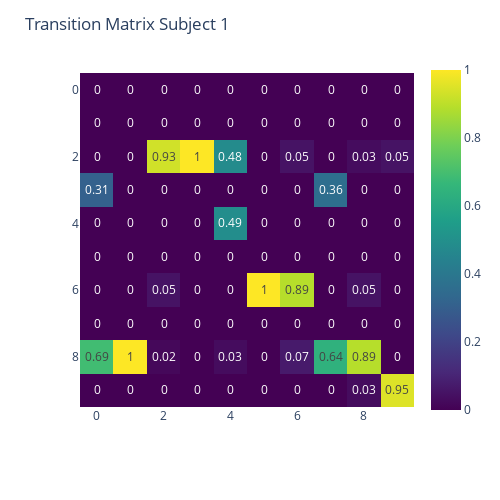
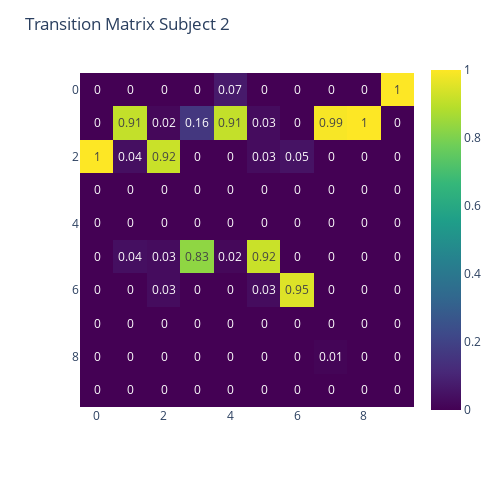
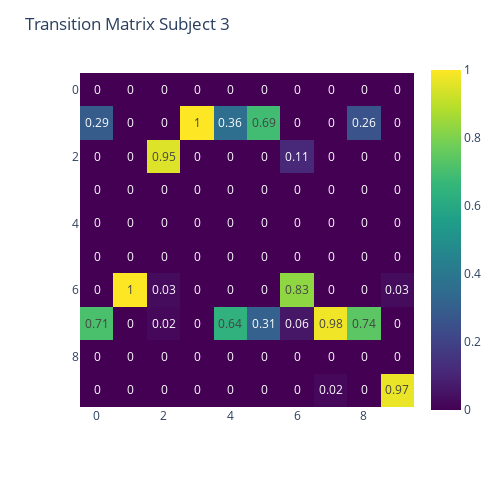
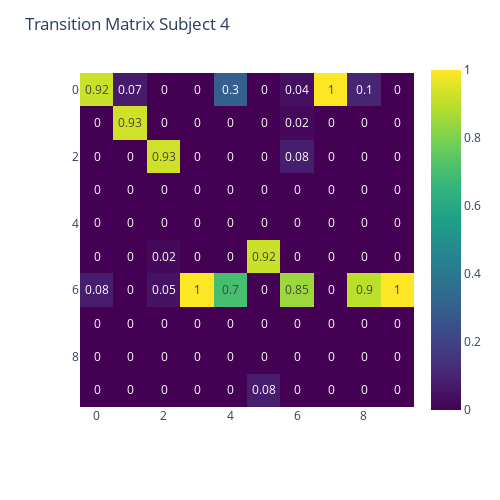

Notebook cell for these charts, in order:
### Code cell
# Plot Transition matrix of each subject
for sub in range(Subjects):
    fig=px.imshow(np.round(Soft(Tk_HMM[sub]).detach().numpy(),2),text_auto=True,color_continuous_scale='viridis')
    fig.update_layout(title=f"Transition Matrix Subject {sub+1}",
    width=500,height=500)
    fig.show()

### Figure 1 — Plotly figure (JSON) as saved in the notebook; plotly's stock layout.template omitted (floating-point values rounded to 4 significant figures)
{"data": [{"coloraxis": "coloraxis", "hovertemplate": "x: %{x}<br>y: %{y}<br>color: %{z}<extra></extra>", "name": "0", "texttemplate": "%{z}", "type": "heatmap", "xaxis": "x", "yaxis": "y", "z": [[0, 0, 0, 0, 0, 0, 0, 0, 0, 0], [0, 0, 0, 0, 0, 0, 0, 0, 0, 0], [0, 0, 0.93, 1, 0.48, 0, 0.05, 0, 0.03, 0.05], [0.31, 0, 0, 0, 0, 0, 0, 0.36, 0, 0], [0, 0, 0, 0, 0.49, 0, 0, 0, 0, 0], [0, 0, 0, 0, 0, 0, 0, 0, 0, 0], [0, 0, 0.05, 0, 0, 1, 0.89, 0, 0.05, 0], [0, 0, 0, 0, 0, 0, 0, 0, 0, 0], [0.69, 1, 0.02, 0, 0.03, 0, 0.07, 0.64, 0.89, 0], [0, 0, 0, 0, 0, 0, 0, 0, 0.03, 0.95]]}], "layout": {"coloraxis": {"colorscale": [[0, "#440154"], [0.1111, "#482878"], [0.2222, "#3e4989"], [0.3333, "#31688e"], [0.4444, "#26828e"], [0.5556, "#1f9e89"], [0.6667, "#35b779"], [0.7778, "#6ece58"], [0.8889, "#b5de2b"], [1, "#fde725"]]}, "height": 500, "margin": {"t": 60}, "title": {"text": "Transition Matrix Subject 1"}, "width": 500, "xaxis": {"anchor": "y", "constrain": "domain", "domain": [0, 1], "scaleanchor": "y"}, "yaxis": {"anchor": "x", "autorange": "reversed", "constrain": "domain", "domain": [0, 1]}}}

### Figure 2 — Plotly figure (JSON) as saved in the notebook; plotly's stock layout.template omitted (floating-point values rounded to 4 significant figures)
{"data": [{"coloraxis": "coloraxis", "hovertemplate": "x: %{x}<br>y: %{y}<br>color: %{z}<extra></extra>", "name": "0", "texttemplate": "%{z}", "type": "heatmap", "xaxis": "x", "yaxis": "y", "z": [[0, 0, 0, 0, 0.07, 0, 0, 0, 0, 1], [0, 0.91, 0.02, 0.16, 0.91, 0.03, 0, 0.99, 1, 0], [1, 0.04, 0.92, 0, 0, 0.03, 0.05, 0, 0, 0], [0, 0, 0, 0, 0, 0, 0, 0, 0, 0], [0, 0, 0, 0, 0, 0, 0, 0, 0, 0], [0, 0.04, 0.03, 0.83, 0.02, 0.92, 0, 0, 0, 0], [0, 0, 0.03, 0, 0, 0.03, 0.95, 0, 0, 0], [0, 0, 0, 0, 0, 0, 0, 0, 0, 0], [0, 0, 0, 0, 0, 0, 0, 0.01, 0, 0], [0, 0, 0, 0, 0, 0, 0, 0, 0, 0]]}], "layout": {"coloraxis": {"colorscale": [[0, "#440154"], [0.1111, "#482878"], [0.2222, "#3e4989"], [0.3333, "#31688e"], [0.4444, "#26828e"], [0.5556, "#1f9e89"], [0.6667, "#35b779"], [0.7778, "#6ece58"], [0.8889, "#b5de2b"], [1, "#fde725"]]}, "height": 500, "margin": {"t": 60}, "title": {"text": "Transition Matrix Subject 2"}, "width": 500, "xaxis": {"anchor": "y", "constrain": "domain", "domain": [0, 1], "scaleanchor": "y"}, "yaxis": {"anchor": "x", "autorange": "reversed", "constrain": "domain", "domain": [0, 1]}}}

### Figure 3 — Plotly figure (JSON) as saved in the notebook; plotly's stock layout.template omitted (floating-point values rounded to 4 significant figures)
{"data": [{"coloraxis": "coloraxis", "hovertemplate": "x: %{x}<br>y: %{y}<br>color: %{z}<extra></extra>", "name": "0", "texttemplate": "%{z}", "type": "heatmap", "xaxis": "x", "yaxis": "y", "z": [[0, 0, 0, 0, 0, 0, 0, 0, 0, 0], [0.29, 0, 0, 1, 0.36, 0.69, 0, 0, 0.26, 0], [0, 0, 0.95, 0, 0, 0, 0.11, 0, 0, 0], [0, 0, 0, 0, 0, 0, 0, 0, 0, 0], [0, 0, 0, 0, 0, 0, 0, 0, 0, 0], [0, 0, 0, 0, 0, 0, 0, 0, 0, 0], [0, 1, 0.03, 0, 0, 0, 0.83, 0, 0, 0.03], [0.71, 0, 0.02, 0, 0.64, 0.31, 0.06, 0.98, 0.74, 0], [0, 0, 0, 0, 0, 0, 0, 0, 0, 0], [0, 0, 0, 0, 0, 0, 0, 0.02, 0, 0.97]]}], "layout": {"coloraxis": {"colorscale": [[0, "#440154"], [0.1111, "#482878"], [0.2222, "#3e4989"], [0.3333, "#31688e"], [0.4444, "#26828e"], [0.5556, "#1f9e89"], [0.6667, "#35b779"], [0.7778, "#6ece58"], [0.8889, "#b5de2b"], [1, "#fde725"]]}, "height": 500, "margin": {"t": 60}, "title": {"text": "Transition Matrix Subject 3"}, "width": 500, "xaxis": {"anchor": "y", "constrain": "domain", "domain": [0, 1], "scaleanchor": "y"}, "yaxis": {"anchor": "x", "autorange": "reversed", "constrain": "domain", "domain": [0, 1]}}}

### Figure 4 — Plotly figure (JSON) as saved in the notebook; plotly's stock layout.template omitted (floating-point values rounded to 4 significant figures)
{"data": [{"coloraxis": "coloraxis", "hovertemplate": "x: %{x}<br>y: %{y}<br>color: %{z}<extra></extra>", "name": "0", "texttemplate": "%{z}", "type": "heatmap", "xaxis": "x", "yaxis": "y", "z": [[0.92, 0.07, 0, 0, 0.3, 0, 0.04, 1, 0.1, 0], [0, 0.93, 0, 0, 0, 0, 0.02, 0, 0, 0], [0, 0, 0.93, 0, 0, 0, 0.08, 0, 0, 0], [0, 0, 0, 0, 0, 0, 0, 0, 0, 0], [0, 0, 0, 0, 0, 0, 0, 0, 0, 0], [0, 0, 0.02, 0, 0, 0.92, 0, 0, 0, 0], [0.08, 0, 0.05, 1, 0.7, 0, 0.85, 0, 0.9, 1], [0, 0, 0, 0, 0, 0, 0, 0, 0, 0], [0, 0, 0, 0, 0, 0, 0, 0, 0, 0], [0, 0, 0, 0, 0, 0.08, 0, 0, 0, 0]]}], "layout": {"coloraxis": {"colorscale": [[0, "#440154"], [0.1111, "#482878"], [0.2222, "#3e4989"], [0.3333, "#31688e"], [0.4444, "#26828e"], [0.5556, "#1f9e89"], [0.6667, "#35b779"], [0.7778, "#6ece58"], [0.8889, "#b5de2b"], [1, "#fde725"]]}, "height": 500, "margin": {"t": 60}, "title": {"text": "Transition Matrix Subject 4"}, "width": 500, "xaxis": {"anchor": "y", "constrain": "domain", "domain": [0, 1], "scaleanchor": "y"}, "yaxis": {"anchor": "x", "autorange": "reversed", "constrain": "domain", "domain": [0, 1]}}}
